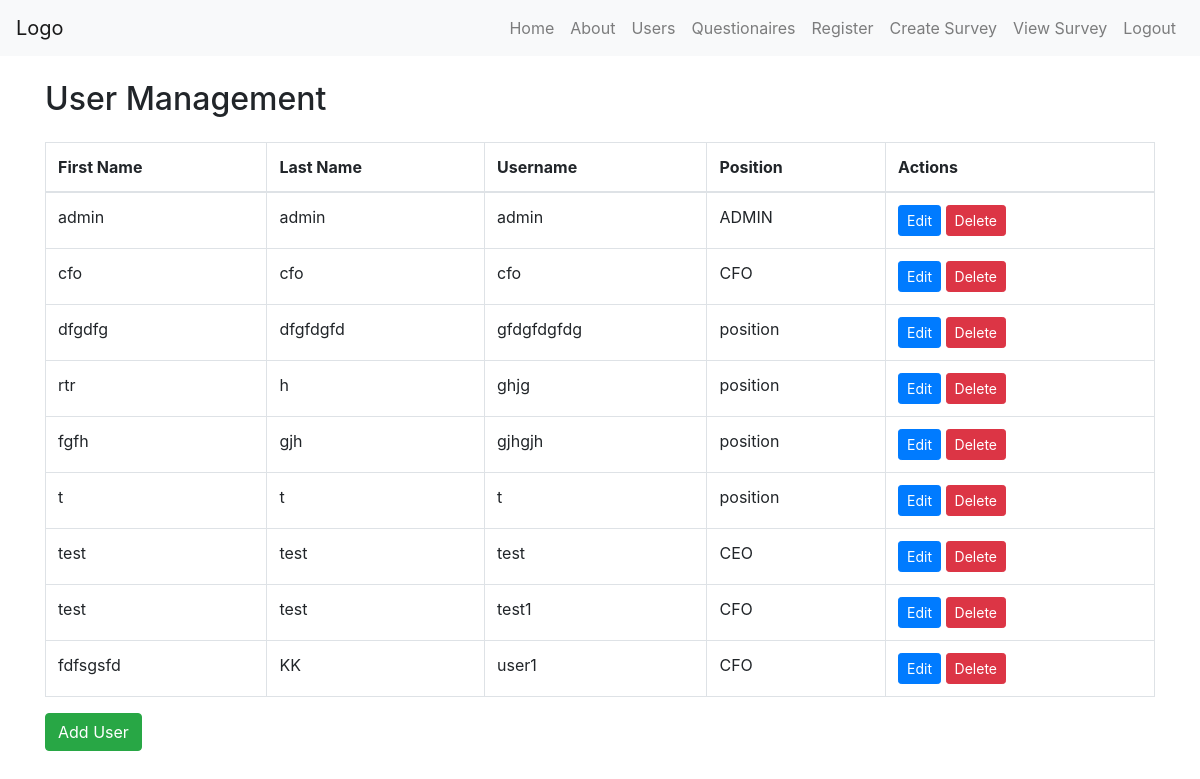
Page /users.php (signed in) on the committed database.
### tables this page shows
CREATE TABLE `users` (
  `firstname` varchar(20) NOT NULL,
  `lastname` varchar(20) NOT NULL,
  `username` varchar(20) NOT NULL,
  `password` varchar(20) NOT NULL,
  `position` varchar(20) NOT NULL
);

### users.php (the view, shortened to what this page needs)
<!DOCTYPE html>
<html>
<head>
    <link rel="stylesheet" href="https://stackpath.bootstrapcdn.com/bootstrap/4.5.2/css/bootstrap.min.css">
</head>
<body>
    <div class="container">
        <h2 class="my-4">User Management</h2>
        <table class="table table-bordered">
            <thead>
                <tr>
                    <th>First Name</th>
                    <th>Last Name</th>
                    <th>Username</th>
                    <th>Position</th>
                    <th>Actions</th>
                </tr>
            </thead>
            <tbody>
                <?php
               require_once 'api/db_connect.php';
                $sql = "SELECT * FROM users";
                $result = $connect->query($sql);
                if ($result->num_rows > 0) {
                    while ($row = $result->fetch_assoc()) {
                        echo "<tr>";
                        echo "<td>{$row['firstname']}</td>";
                        echo "<td>{$row['lastname']}</td>";
                        echo "<td>{$row['username']}</td>";
                        echo "<td>{$row['position']}</td>";
                        echo "<td>
                                <a href='edit.php?username={$row['username']}' class='btn btn-primary btn-sm'>Edit</a>
                                <a href='delete.php?username={$row['username']}' class='btn btn-danger btn-sm'>Delete</a>
                              </td>";
                        echo "</tr>";
                    }
                } else {
                    echo "<tr><td colspan='5'>No users found</td></tr>";
                }
                ?>
            </tbody>
        </table>
        <a href="registration.php" class="btn btn-success">Add User</a>
    </div>
</body>
</html>

### rows in the picture
users: firstname "admin", lastname "admin", username "admin", position "ADMIN"
users: firstname "cfo", lastname "cfo", username "cfo", position "CFO"
users: firstname "dfgdfg", lastname "dfgfdgfd", username "gfdgfdgfdg", position "position"
users: firstname "rtr", lastname "h", username "ghjg", position "position"
users: firstname "fgfh", lastname "gjh", username "gjhgjh", position "position"
users: firstname "t", lastname "t", username "t", position "position"
users: firstname "test", lastname "test", username "test", position "CEO"
users: firstname "test", lastname "test", username "test1", position "CFO"
users: firstname "fdfsgsfd", lastname "KK", username "user1", position "CFO"
